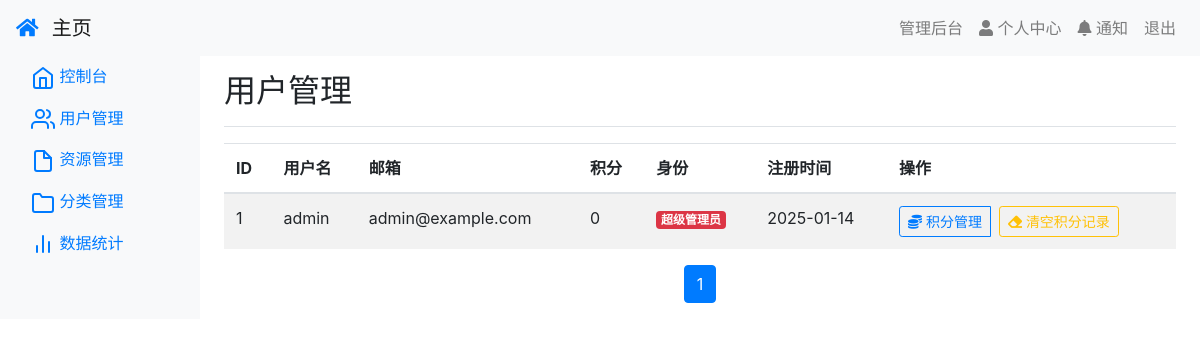
Page /admin/users (signed in) on the committed database.
### app/models/user.py (models this page shows, shortened)
class User(UserMixin, db.Model, TimestampMixin):
    __tablename__ = 'users'
    id = db.Column(db.Integer, primary_key=True)
    email = db.Column(db.String(120), unique=True, nullable=False)
    username = db.Column(db.String(80), unique=True, nullable=False)
    password_hash = db.Column(db.String(128))
    points = db.Column(db.Integer, default=0)
    created_at = db.Column(db.DateTime, default=datetime.utcnow)
    is_admin = db.Column(db.Boolean, default=False)
    is_reviewer = db.Column(db.Boolean, default=False)
    def unread_notifications_count(self):
        from app.models.notification import Notification
        return Notification.query.filter_by(user_id=self.id, is_read=False).count()
    def is_administrator(self):
        return self.is_admin
    @property
    def is_authenticated(self):
        return True
    def is_super_admin(self):
        return self.username == 'admin'

### app/routes/admin.py (the view)
@bp.route('/users')
@login_required
@admin_required
def users():
    page = request.args.get('page', 1, type=int)
    users = User.query.paginate(page=page, per_page=20)
    return render_template('admin/users.html', users=users)

### app/__init__.py (called while the page is built)
@login_manager.user_loader
def load_user(id):
    return User.query.get(int(id))

### app/templates/admin/users.html (shortened to what this page needs)
{% extends "admin/layout.html" %}
{% block admin_content %}
<div class="d-flex justify-content-between flex-wrap flex-md-nowrap align-items-center pt-3 pb-2 mb-3 border-bottom">
    <h1 class="h2">用户管理</h1>
</div>
<div class="table-responsive">
    <table class="table table-striped">
        <thead>
            <tr>
                <th>ID</th>
                <th>用户名</th>
                <th>邮箱</th>
                <th>积分</th>
                <th>身份</th>
                <th>注册时间</th>
                <th>操作</th>
            </tr>
        </thead>
        <tbody>
            {% for user in users.items %}
            <tr>
                <td>{{ user.id }}</td>
                <td>{{ user.username }}</td>
                <td>{{ user.email }}</td>
                <td>{{ user.points }}</td>
                <td>
                    {% if user.is_super_admin() %}
                    <span class="badge badge-danger">超级管理员</span>
                    {% elif user.is_administrator() %}
                    <span class="badge badge-primary">管理员</span>
                    {% else %}
                    <span class="badge badge-secondary">普通用户</span>
                    {% endif %}
                </td>
                <td>{{ user.created_at.strftime('%Y-%m-%d') }}</td>
                <td>
                    <div class="btn-group" role="group">
                        {% if (not user.is_administrator() and not user.is_super_admin()) or current_user.is_super_admin() %}
                        <button type="button"
                                class="btn btn-sm btn-outline-primary"
                                data-toggle="modal"
                                data-target="#pointsModal{{ user.id }}">
                            <i class="fas fa-coins"></i> 积分管理
                        </button>
                        <form action="{{ url_for('admin.clear_point_records', id=user.id) }}"
                              method="POST"
                              class="ml-2"
                              onsubmit="return confirm('确定要清空 {{ user.username }} 的积分记录吗？\n该操作不可恢复！');">
                            <button type="submit" class="btn btn-sm btn-outline-warning">
                                <i class="fas fa-eraser"></i> 清空积分记录
                            </button>
                        </form>
                        {% endif %}
                    </div>
                </td>
            </tr>
            {% endfor %}
        </tbody>
    </table>
</div>
<nav aria-label="Page navigation">
    <ul class="pagination justify-content-center">
        {% for page in users.iter_pages() %}
            {% if page %}
                <li class="page-item {% if page == users.page %}active{% endif %}">
                    <a class="page-link" href="{{ url_for('admin.users', page=page) }}">{{ page }}</a>
                </li>
            {% else %}
                <li class="page-item disabled"><span class="page-link">...</span></li>
            {% endif %}
        {% endfor %}
    </ul>
</nav>
{% endblock %}

### rows in the picture
User: id "1", username "admin", email "admin@example.com", points "0", shows "超级管理员", created_at "2025-01-14"

### other values in the picture
{{ page }} "1"
